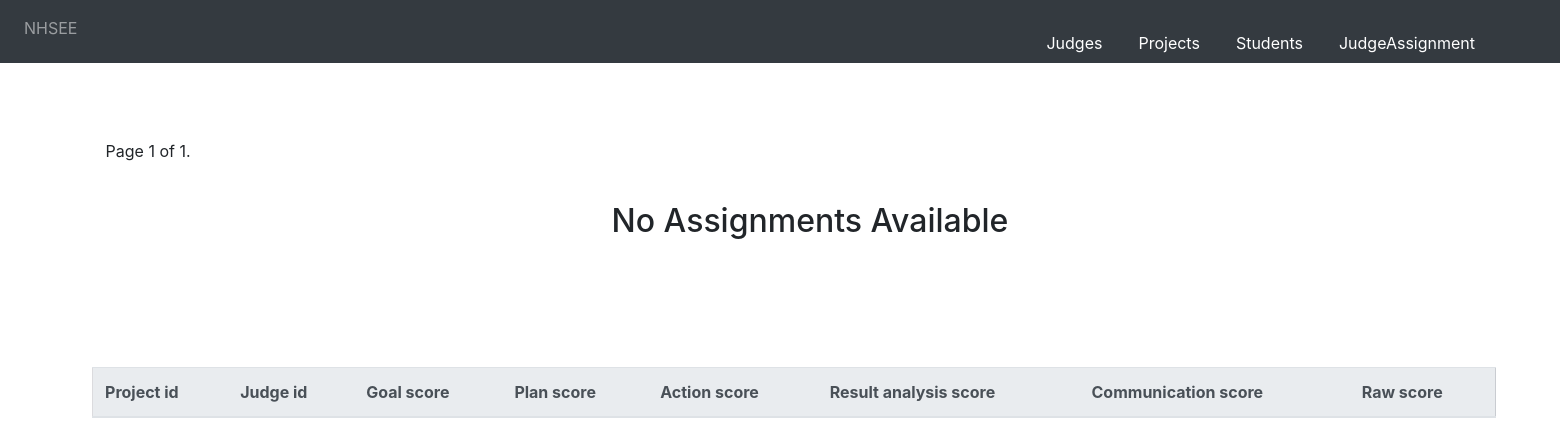
/assignment/, run on an earlier commit of the app's database.
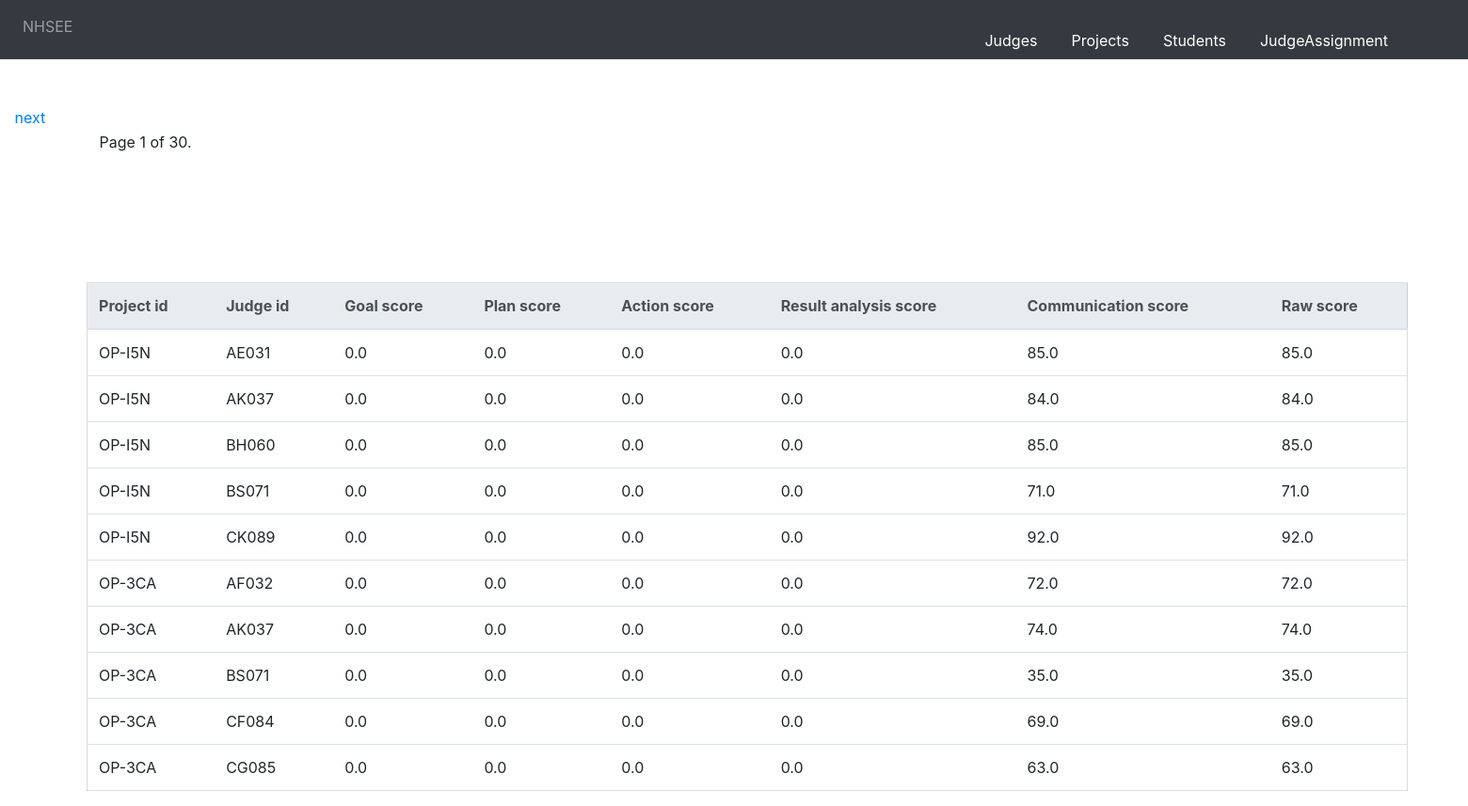
And on a later commit of the database.
### nhsee/models/judgeassignment_model.py (models this page shows, shortened)
class judgeassignment(Model):
            judge_id=models.ForeignKey('judge', models.DO_NOTHING)
            project_id=models.ForeignKey('project',models.DO_NOTHING)
            goal_score=models.FloatField(null=True)
            plan_score=models.FloatField(null=True)
            action_score=models.FloatField(null=True)
            result_analysis_score=models.FloatField(null=True)
            communication_score=models.FloatField(null=True)
            raw_score=models.FloatField(null=True)
            class Meta:
                db_table = "nhsee_judgeassignment"

### nhsee/views/judgeassignment_views.py (the view, shortened to what this page needs)
# urls.py: path(r'assignment/',judgeassignment_views.judge_listing_assignment),
def judge_listing_assignment(request):
    userl = judgeassignment.objects.all()
    projectlist=[]
    for users in userl:
        projectid=users.project_id_id
        judgeid=users.judge_id_id
        goalscore=users.goal_score
        planscore=users.plan_score
        actionscore=users.action_score
        resultanalysisscore=users.result_analysis_score
        communicationscore=users.communication_score
        rawscore=users.raw_score
        projectlist.append({"project_id":projectid,"judge_id":judgeid,"goal_score":goalscore,"plan_score":planscore,"action_score":actionscore,"result_analysis_score":resultanalysisscore,"communication_score":communicationscore,"raw_score":rawscore})
    paginator_projects = Paginator(projectlist, 10)
    page = request.GET.get('page')
    contacts = paginator_projects.get_page(page)
    return render(request,'judgeassign_template/projectslisting.html',{"projectjson":contacts})

### templates/judgeassign_template/projectslisting.html (shortened to what this page needs)
{% extends 'base.html' %}
{% block content %}
 <!DOCTYPE html>
<html lang="en">
<head>
  {% load staticfiles %}
  <link  rel="stylesheet" href="{% static "css/bootstrap.min.css" %}" />
</head>
{% include   'judgeassign_template/assignform.html' %}
<div class="pagination">
    <span class="step-links">
        <div class="currentd">
        <span class="current">
            Page {{ projectjson.number }} of {{ projectjson.paginator.num_pages }}.
        </span></div>
        {% if projectjson.has_next %}
        <div class="first">
            <a href="?page={{ projectjson.next_page_number }}">next</a></div>
        {% endif %}
    </span>
</div>
<div class="table-class">
<table class="table">
  <thead class="thead-light">
    <tr>
      <th scope="col">Project id</th>
      <th scope="col">Judge id</th>
      <th scope="col">Goal score</th>
      <th scope="col">Plan score</th>
      <th scope="col">Action score</th>
      <th scope="col">Result analysis score</th>
      <th scope="col">Communication score</th>
      <th scope="col">Raw score</th>
    </tr>
  </thead>
    <tbody>
    {% if projectjson %}
        {% for projects in projectjson %}
        <tr>
            <td>{{ projects.project_id }}</td>
            <td>{{ projects.judge_id }}</td>
            <td>{{ projects.goal_score }}</td>
            <td>{{ projects.plan_score }}</td>
            <td>{{ projects.action_score }}</td>
            <td>{{ projects.result_analysis_score }}</td>
            <td>{{ projects.communication_score }}</td>
            <td>{{ projects.raw_score }}</td>
        </tr>
        {% endfor %}
    {% else %}
      <div class="heading"><h2>No Assignments Available<h2></div>
   </tbody>
    </table>
    </div>
  {% endif %}
{% endblock %}

### templates/base.html (shortened to what this page needs)
 <!DOCTYPE html>
<html lang="en">
<head>
  {% load staticfiles %}
  <link  rel="stylesheet" href="{% static "css/bootstrap.min.css" %}" />
</head>
<body>
<nav class="navbar navbar-expand-sm bg-dark navbar-dark">
  <ul class="navbar-nav">
    <li class="nav-item">
      <a class="nav-link" href="/home">NHSEE</a>
    </li>
    <li class="nav-item-active">
      <a class="nav-link-active" href="/judges">Judges</a>
    </li>
    <li class="nav-item-active">
      <a class="nav-link-active" href="/projects">Projects</a>
    </li>
    <li class="nav-item-active">
      <a class="nav-link-active" href="/students">Students</a>
    </li>
    <li class="nav-item-active">
      <a class="nav-link-active" href="/assignment">JudgeAssignment</a>
    </li>
</nav>
            {% block content %}
            {% endblock %}
</body>
 </html>

### templates/judgeassign_template/assignform.html (shortened to what this page needs)
{% block content %}
 <!DOCTYPE html>
<html lang="en">
<head>
  {% load staticfiles %}
  <link  rel="stylesheet" href="{% static "css/bootstrap.min.css" %}" />
</head>
<body>
</body>
</html>
{% endblock %}

### templates/base.html (style rules this page uses)
.nav-link { margin:0px 0px 0px 0px; color:#fff; }
.nav-link-active { margin:0px -1169px 0px 1205px; color:#fff; }
.nav-item-active { margin:23px 244px 0px -244px; }

### templates/judgeassign_template/projectslisting.html (style rules this page uses)
.table { width:96%; margin: 9% 0% 10% 1%; border:1px solid #55556636; }
.table-class { margin-left:5%; margin-right:5%; margin-top:0%; }
.pagination { margin-left: 1%; margin-right: 0%; margin-top: 0%; }
.first { position:absolute; margin: 0px 0px 0px 0px; }
.currentd { position:absolute; margin: 26px 0px 0px 90px; }
.table .thead-light th { text-align="center" }

What changed in the data, as far as the page shows it:
added judgeassignment: project_id "OP-I5N", judge_id "AE031", goal_score "0.0", plan_score "0.0", action_score "0.0", result_analysis_score "0.0", communication_score "85.0", raw_score "85.0"
added judgeassignment: project_id "OP-I5N", judge_id "AK037", goal_score "0.0", plan_score "0.0", action_score "0.0", result_analysis_score "0.0", communication_score "84.0", raw_score "84.0"
added judgeassignment: project_id "OP-I5N", judge_id "BH060", goal_score "0.0", plan_score "0.0", action_score "0.0", result_analysis_score "0.0", communication_score "85.0", raw_score "85.0"
added judgeassignment: project_id "OP-I5N", judge_id "BS071", goal_score "0.0", plan_score "0.0", action_score "0.0", result_analysis_score "0.0", communication_score "71.0", raw_score "71.0"
added judgeassignment: project_id "OP-I5N", judge_id "CK089", goal_score "0.0", plan_score "0.0", action_score "0.0", result_analysis_score "0.0", communication_score "92.0", raw_score "92.0"
added judgeassignment: project_id "OP-3CA", judge_id "AF032", goal_score "0.0", plan_score "0.0", action_score "0.0", result_analysis_score "0.0", communication_score "72.0", raw_score "72.0"
added judgeassignment: project_id "OP-3CA", judge_id "AK037", goal_score "0.0", plan_score "0.0", action_score "0.0", result_analysis_score "0.0", communication_score "74.0", raw_score "74.0"
added judgeassignment: project_id "OP-3CA", judge_id "BS071", goal_score "0.0", plan_score "0.0", action_score "0.0", result_analysis_score "0.0", communication_score "35.0", raw_score "35.0"
added judgeassignment: project_id "OP-3CA", judge_id "CF084", goal_score "0.0", plan_score "0.0", action_score "0.0", result_analysis_score "0.0", communication_score "69.0", raw_score "69.0"
added judgeassignment: project_id "OP-3CA", judge_id "CG085", goal_score "0.0", plan_score "0.0", action_score "0.0", result_analysis_score "0.0", communication_score "63.0", raw_score "63.0"
Also different on the page:
{{ projectjson.paginator.num_pages }}: "1" → "30"
text no longer shown: "No Assignments Available"
text now shown: "next"
